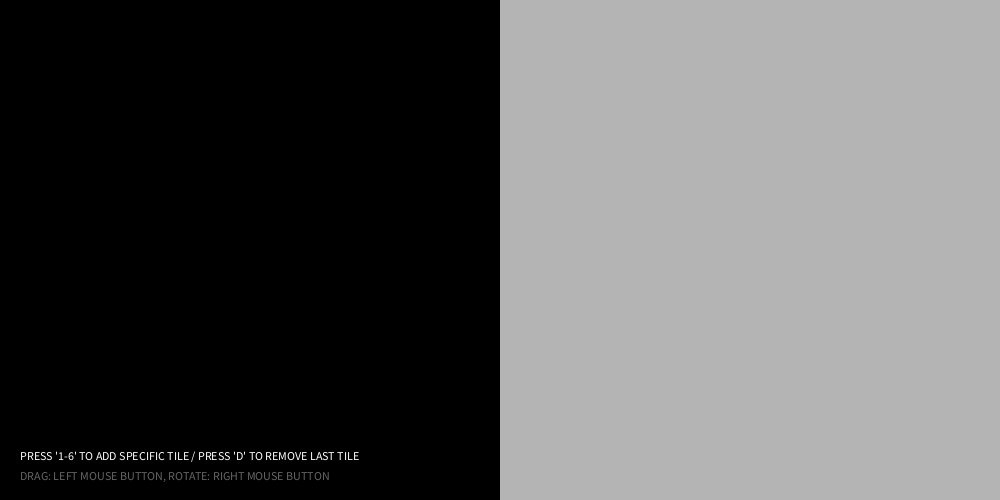
Frame 1 (no input)
Frame 60 (the mouse pressed at the canvas centre just before this capture): identical to frame 1, image omitted
Frame 120 (the mouse held since frame 60 and released just before this capture): identical to frame 1, image omitted

The Processing sketch that drew this single still picture (run headless with seeded random() and noise(); from frame 60 on, the mouse is pressed at the canvas centre):

// Processing sketch: TileDrag
// ── TileDrag.pde
//  original tiles
ArrayList tiles;
int tiletypes = 6;

//  all coordinates --------------------
ArrayList touchPoints;
//--------------------------------------

//  storing positions of tiles
ArrayList tiles_posX;
ArrayList tiles_posY;

//  storing positions of points on the tiles
ArrayList p1posX;
ArrayList p1posY;
ArrayList p2posX;
ArrayList p2posY;

//  tile tracker
Tracker tracker;

int offset;

void setup() 
{
  size(1000, 500);
  background(0); 
  smooth();
  
  offset = width/2;
  
  tiles = new ArrayList();
 
  tiles_posX = new ArrayList();
  tiles_posY = new ArrayList();
  
  p1posX = new ArrayList();
  p1posY = new ArrayList(); 
  p2posX = new ArrayList();
  p2posY = new ArrayList();
  
  touchPoints = new ArrayList();
  tracker = new Tracker();
}

void draw() 
{ 
  background(0);
 
  touchPoints.clear();
  for (int i=0; i< tiles.size(); i++)
  {
    Tile tile = (Tile) tiles.get(i);
    
    //  draw original tiles
    tile.draw();
    
    //  get & store their values in arraylists
    tiles_posX.set(i, tile.x);
    tiles_posY.set(i, tile.y);
    
    p1posX.set(i, tile.point1x + offset);
    p1posY.set(i, tile.point1y);
    p2posX.set(i, tile.point2x + offset);
    p2posY.set(i, tile.point2y);
    
    touchPoints.add(new TouchPoint(int(tile.point1x + offset), int(tile.point1y)));
    touchPoints.add(new TouchPoint(int(tile.point2x + offset), int(tile.point2y)));
  }
  
  
  //  track points
  tracker.detect(touchPoints);
  tracker.debugDraw();
  
  //  display info
  displayText();
}

void keyPressed()
{
  if (key == '1') addTile(1);
  if (key == '2') addTile(2);
  if (key == '3') addTile(3);
  if (key == '4') addTile(4);
  if (key == '5') addTile(5);
  if (key == '6') addTile(6);

  if (key == 'd')
  {
    for (int i=0; i< tiles.size(); i++)
    {
      Tile tile = (Tile) tiles.get(i);
    
        tiles.remove(tiles.size()-1);
        tiles_posX.remove(tiles.size());
        tiles_posY.remove(tiles.size());
        p1posX.remove(tiles.size());
        p1posY.remove(tiles.size());
        p2posX.remove(tiles.size());
        p2posY.remove(tiles.size());
    }
  }
}

void displayText()
{
  fill(255);
  textSize(12);
  text("PRESS '1-6' TO ADD SPECIFIC TILE / PRESS 'D' TO REMOVE LAST TILE", 20,height-40);
  
  fill(100);
  text("DRAG: LEFT MOUSE BUTTON, ROTATE: RIGHT MOUSE BUTTON", 20,height-20);
}

void addTile(int ID)
{
    tiles.add(new Tile(mouseX, mouseY, 100, 0, ID));
    tiles_posX.add(new Float(0.0));
    tiles_posY.add(new Float(0.0));
    p1posX.add(new Float(0.0));
    p1posY.add(new Float(0.0));
    p2posX.add(new Float(0.0));
    p2posY.add(new Float(0.0));
}


// ── Result.pde
class Result
{
  ArrayList xPos, yPos, p1x, p1y, p2x, p2y;
  Result()
  {
    xPos = new ArrayList();
    xPos = new ArrayList();
  }
  
  void draw(ArrayList _xPos, ArrayList _yPos, ArrayList _p1x, ArrayList _p1y, ArrayList _p2x, ArrayList _p2y)
  {
    
    xPos = _xPos;
    yPos = _yPos;
    p1x = _p1x;
    p1y = _p1y;
    p2x = _p2x;
    p2y = _p2y;
    
     //  background
    fill(180);
    rectMode(CORNER);
    noStroke();
    rect(offset,0,offset,height);
    
    // draw coordinates only as a result from the tiles
    
    for (int i=0; i< xPos.size(); i++)
    {
      int tmpx = (Integer)xPos.get(i);
      int tmpy = (Integer)yPos.get(i);
      
      noFill();
      stroke(100,255,200);
      ellipseMode(CENTER);
      ellipse(tmpx + offset, tmpy, 5, 5);
      
      float tp1x = (Float)p1x.get(i);
      float tp1y = (Float)p1y.get(i);
      float tp2x = (Float)p2x.get(i);
      float tp2y = (Float)p2y.get(i);
      
      ellipseMode(CENTER);
      noStroke();
      fill(10,10,10,100);
      ellipse(tp1x, tp1y, 10, 10);
      ellipse(tp2x, tp2y, 10, 10);
      
    }
  }
  
  void drawLines(ArrayList pX, ArrayList pY) 
  {
    // draw lines between points and shows the midpoint + distances
    for (int i=0; i < pX.size(); i++) 
    {
      for (int j=0; j < pX.size(); j++) 
      {
        if (i != j) {
          float x1 = (Float)pX.get(i);
          float x2 = (Float)pX.get(j);
          
          float y1 = (Float)pY.get(i);
          float y2 = (Float)pY.get(j);
          
          
          stroke(0, 111, 255,100);
          line(x1, y1, x2, y2);
        }
      }
    }
}
}

// ── Tile.pde
class Tile
{
  int x,y,r, ID; 
  float angle, targetAnglex, targetAngley, ex, ey = 0;
  float easing = 0.02;
  
  boolean drag;
  boolean rotating = false;
  
  //  point positions for the markers (define distance)
  float p1x, p1y, p2x, p2y;
  
  //  absolute position of the markers (avoid matrix transformations to get coordinates)
  float point1x, point1y, point2x, point2y;
  
  Tile(int _x,int _y, int _r, float _a, int _ID)
  {
      x = _x; 
      y = _y; 
      r = _r; 
      angle = _a;
      ID = _ID;
  }
      
  void draw()
  {
   pushMatrix();
      translate(x,y);
      rotate(angle);
      translate(-x,-y);
      rectMode(CENTER);
      noFill();
      stroke(255,200);
      //  draw tile edges
      rect(x, y, r, r);
   popMatrix();
      //  draw points to the surface 
      ellipseMode(CENTER);
      stroke(255,0,0,200);
      
      point1x = x + cos(angle  + radians(45)) * p1x;
      point1y = y + sin(angle  + radians(45)) * p1y;
      ellipse(point1x,point1y,10,10);
      
      point2x = x + cos(angle + radians(45)) * p2x;
      point2y = y + sin(angle + radians(45)) * p2y;
      ellipse(point2x,point2y,10,10);
  
   //  check which ID of the tile we have, select
   //  pattern according to ID
   checkID();  
   
   //  check events
   checkDragging();
   checkRotating();
  }
  
  void checkDragging()
  {
      if(mouseX >= x-r/2 && mouseX <= x+r/2 && mouseY >= y-r/2 && mouseY <= y+r/2 && mousePressed && (mouseButton == LEFT))
      {
        drag = true;
      }
      if(mouseX >= x-r/2 && mouseX <= x+r/2 && mouseY >= y-r/2 && mouseY <= y+r/2 && !mousePressed)
      {
        drag = false;
      }
     
      if(drag) 
      {
          moveTile();
      }
  }
  void checkRotating()
  {
      if(mouseX >= x-r/2 && mouseX <= x+r/2 && mouseY >= y-r/2 && mouseY <= y+r/2 && mousePressed && (mouseButton == RIGHT))
      {
        rotating = true;
      }
      else
      {
        rotating = false;
      }
      if(mouseX >= x-r/2 && mouseX <= x+r/2 && mouseY >= y-r/2 && mouseY <= y+r/2 && !mousePressed)
      {
        rotating = false;
      }
     
      if(rotating) 
      {
          rotateTile();
      }
  }
  
  void checkID()
  {
    if(ID == 1)
    {
       p1x = -r/2.58;
       p1y = -r/2.58;
       p2x = r/2.58;
       p2y = r/2.58; 
    }
    
    if(ID == 2)
    {
       p1x = -r/2.95;
       p1y = -r/2.95;
       p2x = r/2.95;
       p2y = r/2.95; 
    }
    
    if(ID == 3)
    {
       p1x = -r/3.26;
       p1y = -r/3.26;
       p2x = r/3.26;
       p2y = r/3.26; 
    }
    
    if(ID == 4)
    {
       p1x = -r/3.87;
       p1y = -r/3.87;
       p2x = r/3.87;
       p2y = r/3.87; 
    }
    
    if(ID == 5)
    {
       p1x = -r/4.76;
       p1y = -r/4.76;
       p2x = r/4.76;
       p2y = r/4.76; 
    }
    
    if(ID == 6)
    {
       p1x = -r/6.2;
       p1y = -r/6.2;
       p2x = r/6.2;
       p2y = r/6.2; 
    }
  }
  
  void moveTile()  
  {  
    x=mouseX; y=mouseY; 
  }
  
  void rotateTile()  
  {
   targetAnglex = mouseX-x;
   targetAngley = mouseY-y;
   float dx = targetAnglex - ex;  if(abs(dx)>1){ex += dx * easing;} 
   float dy = targetAngley- ey;  if(abs(dy)>1){ey += dy * easing;} 
   angle = atan2(ey,ex);   
  }
}

// ── TouchPoint.pde
class TouchPoint
{
  TouchPoint(int _x, int _y)
  {
    x = _x;
    y = _y;
  }
  
  int x;
  int y;
}


// ── Tracker.pde
class Tracker
{
  class PInfo
  {
    PInfo(int n)
    {
      distances = new float[n];
      distanceIds = new int[n];
      detected = false;
      pairIndex = -1;
      for (int i = 0; i < n; i++)
      {
        distanceIds[i] = -1;
      }
      tileId = -1;
    }

    int checkDistances()
    {
      int r = UNKNOWN;
      int idx = 0;
      for (int i = 0; i < distances.length; i++)
      {
        if (distanceIds[i] != UNKNOWN)
        {
          if (r == UNKNOWN) // first known distance
          {
            r = distanceIds[i];
            idx = i;
          }
          else // second known distance, cannot deduct id
          {
            return UNKNOWN;
          }
        }
      }

      if (r == UNKNOWN) // all ids are unknown, reject point
      {
        tileId = REJECTED;
        return REJECTED;
      }

      // only one known distance
      detected = true;
      pairIndex = idx;
      tileId = r;
      return r;
    }

    static final int REJECTED = -2;
    static final int UNKNOWN = -1;

    float distances[]; // distances from other points
    int distanceIds[]; // id for distance or -1 if unknown
    boolean detected;  // set if its tile detected
    int pairIndex; // set to the index of its pair if tile is detected
    int tileId; // detected id or -1
  }

  class Tile
  {
    int p0;
    int p1;
    int id;
  }

  Tracker()
  {
    touchPoints = new ArrayList();

    print("distances ");
    for (int i = 0; i < idDistances.length; i++)
    {
      print(idDistances[i] + " ");
    }
    print("\n");
  }

  void detect(ArrayList pnts)
  {
    touchPoints = pnts;
    pinfos = new PInfo[touchPoints.size()];
    tiles = new ArrayList();

    for (int i = 0; i < touchPoints.size(); i++)
    {
      pinfos[i] = new PInfo(touchPoints.size());
    }

    // 1st pass - find points with only one known distance
    detectPass1();
    
    // TODO: 2nd pass
    for (int i = 0; i < 3; i++)
    {
      removeDetected();
      detectPass1(); // try pass 1 again with remaining points
    }
  }

  // 1st pass - find points with only one known distance
  void detectPass1()
  {
    for (int i = 0; i < touchPoints.size(); i++)
    {
      for (int j = 0; j < touchPoints.size(); j++) 
      {
        if (i == j)
          continue;

        TouchPoint p0 = (TouchPoint)(touchPoints.get(i));
        TouchPoint p1 = (TouchPoint)(touchPoints.get(j));
        float d = sqrt(sq(p0.x - p1.x) + sq(p0.y - p1.y));
        pinfos[i].distances[j] = d;
        pinfos[i].distanceIds[j] = checkDistance(d);
      }

      if (!pinfos[i].detected)
      {
        pinfos[i].checkDistances();

        // set pair and make tile
        if (pinfos[i].detected)
        {
          pinfos[ pinfos[i].pairIndex ].detected = true;
          pinfos[ pinfos[i].pairIndex ].pairIndex = i;
          pinfos[ pinfos[i].pairIndex ].tileId = pinfos[i].tileId;
          Tile t = new Tile();
          t.p0 = i;
          t.p1 = pinfos[i].pairIndex;
          t.id = pinfos[i].tileId;
          tiles.add(t);
        }
      }
    }
  }
  
  // remove possible point pairs that belong to other tiles
  void removeDetected()
  {
    for (int i = 0; i < pinfos.length; i++)
    {
      for (int j = 0; j < pinfos.length; j++) 
      {
        if (!pinfos[i].detected && pinfos[j].detected)
        {
          pinfos[i].distanceIds[j] = -1;
        }
      }
    }
  }
  
  void debugDraw()
  {
    // background
    fill(180);
    rectMode(CORNER);
    noStroke();
    rect(offset, 0, offset, height);

    stroke(0);
    fill(0);
    textSize(14);
    for (int i = 0; i < tiles.size(); i++)
    {
      Tile t = (Tile)tiles.get(i);
      TouchPoint p0 = (TouchPoint)(touchPoints.get(t.p0));
      TouchPoint p1 = (TouchPoint)(touchPoints.get(t.p1));

      switch (t.id)
      {
        case 0:
          stroke(0, 255, 0);
          break;
  
        case 1:
          stroke(255, 0, 0);
          break;
  
        case 2:
          stroke(0, 0, 255);
          break;
  
        case 3:
          stroke(255, 0, 255);
          break;
  
        case 4:
          stroke(0, 255, 255);
          break;
  
        case 5:
          stroke(255, 255, 0);
          break;
  
        default:
          stroke(255, 255, 255, 50);
          break;
      }

      line(p0.x, p0.y, p1.x, p1.y);

      stroke(0);
      ellipse(p0.x, p0.y, 5, 5);
      ellipse(p1.x, p1.y, 5, 5);

      text(t.id, (p0.x + p1.x) / 2., (p0.y + p1.y) / 2.);
    }
  }

  /* returns type id (0-5) from distance or -1 if the distance is unknown */
  int checkDistance(float d)
  {
    // allowed pixel deviation from distances
    float margin = 2;

    int found = -1;
    for (int i = 0; i < idDistances.length; i++)
    {
      if ((idDistances[i] - margin <= d) && (d < idDistances[i] + margin))
      {
        found = i;
        break;
      }
    }
    return found;
  }

  ArrayList touchPoints;
  PInfo pinfos[];
  ArrayList tiles;

  /* calculates distance between points from tile size divisor in Tile class */
  float pdist(float m)
  {
    return d / m;
  }

  // size of tile side
  final int d = 100 * 2;

  // known distance values for tile ids
  final float[] idDistances =
  {
    pdist(2.58), 
    pdist(2.95), 
    pdist(3.26), 
    pdist(3.87), 
    pdist(4.76), 
    pdist(6.2)
    };
  }
